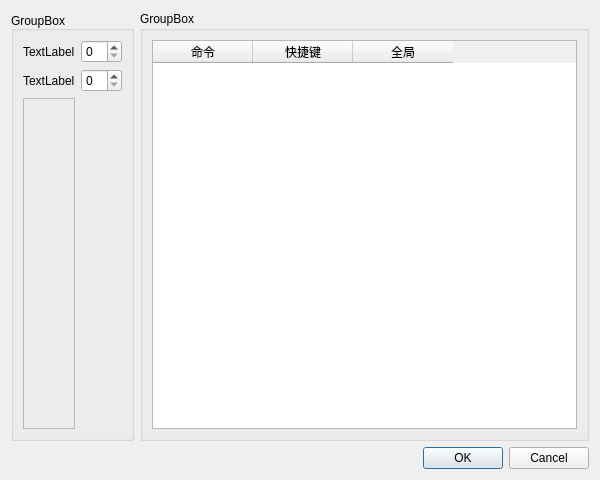
<?xml version="1.0" encoding="UTF-8"?>
<ui version="4.0">
 <class>SettingsDialog</class>
 <widget class="QDialog" name="SettingsDialog">
  <property name="geometry">
   <rect>
    <x>0</x>
    <y>0</y>
    <width>600</width>
    <height>480</height>
   </rect>
  </property>
  <property name="windowTitle">
   <string>Dialog</string>
  </property>
  <layout class="QGridLayout" name="gridLayout">
   <item row="0" column="0">
    <widget class="QGroupBox" name="groupBox">
     <property name="sizePolicy">
      <sizepolicy hsizetype="Fixed" vsizetype="Preferred">
       <horstretch>0</horstretch>
       <verstretch>0</verstretch>
      </sizepolicy>
     </property>
     <property name="title">
      <string>GroupBox</string>
     </property>
     <property name="alignment">
      <set>Qt::AlignBottom|Qt::AlignLeading|Qt::AlignLeft</set>
     </property>
     <property name="checkable">
      <bool>false</bool>
     </property>
     <layout class="QGridLayout" name="gridLayout_3">
      <property name="sizeConstraint">
       <enum>QLayout::SetDefaultConstraint</enum>
      </property>
      <item row="1" column="0">
       <widget class="QLabel" name="label_2">
        <property name="text">
         <string>TextLabel</string>
        </property>
        <property name="alignment">
         <set>Qt::AlignLeading|Qt::AlignLeft|Qt::AlignVCenter</set>
        </property>
       </widget>
      </item>
      <item row="1" column="2">
       <widget class="QSpinBox" name="spinBox_2"/>
      </item>
      <item row="0" column="0">
       <widget class="QLabel" name="label">
        <property name="sizePolicy">
         <sizepolicy hsizetype="Preferred" vsizetype="Preferred">
          <horstretch>0</horstretch>
          <verstretch>0</verstretch>
         </sizepolicy>
        </property>
        <property name="text">
         <string>TextLabel</string>
        </property>
        <property name="alignment">
         <set>Qt::AlignLeading|Qt::AlignLeft|Qt::AlignVCenter</set>
        </property>
       </widget>
      </item>
      <item row="0" column="2">
       <widget class="QSpinBox" name="spinBox"/>
      </item>
      <item row="2" column="0">
       <widget class="QFrame" name="frame">
        <property name="frameShape">
         <enum>QFrame::StyledPanel</enum>
        </property>
        <property name="frameShadow">
         <enum>QFrame::Raised</enum>
        </property>
       </widget>
      </item>
     </layout>
    </widget>
   </item>
   <item row="0" column="1">
    <widget class="QGroupBox" name="groupBox_2">
     <property name="title">
      <string>GroupBox</string>
     </property>
     <layout class="QGridLayout" name="gridLayout_2">
      <item row="0" column="0">
       <widget class="QTableWidget" name="tableWidget">
        <attribute name="verticalHeaderVisible">
         <bool>false</bool>
        </attribute>
        <column>
         <property name="text">
          <string>命令</string>
         </property>
        </column>
        <column>
         <property name="text">
          <string>快捷键</string>
         </property>
        </column>
        <column>
         <property name="text">
          <string>全局</string>
         </property>
        </column>
       </widget>
      </item>
     </layout>
    </widget>
   </item>
   <item row="1" column="0" colspan="2">
    <widget class="QDialogButtonBox" name="buttonBox">
     <property name="orientation">
      <enum>Qt::Horizontal</enum>
     </property>
     <property name="standardButtons">
      <set>QDialogButtonBox::Cancel|QDialogButtonBox::Ok</set>
     </property>
    </widget>
   </item>
  </layout>
 </widget>
 <resources/>
 <connections>
  <connection>
   <sender>buttonBox</sender>
   <signal>accepted()</signal>
   <receiver>SettingsDialog</receiver>
   <slot>accept()</slot>
   <hints>
    <hint type="sourcelabel">
     <x>248</x>
     <y>254</y>
    </hint>
    <hint type="destinationlabel">
     <x>157</x>
     <y>274</y>
    </hint>
   </hints>
  </connection>
  <connection>
   <sender>buttonBox</sender>
   <signal>rejected()</signal>
   <receiver>SettingsDialog</receiver>
   <slot>reject()</slot>
   <hints>
    <hint type="sourcelabel">
     <x>316</x>
     <y>260</y>
    </hint>
    <hint type="destinationlabel">
     <x>286</x>
     <y>274</y>
    </hint>
   </hints>
  </connection>
 </connections>
</ui>
